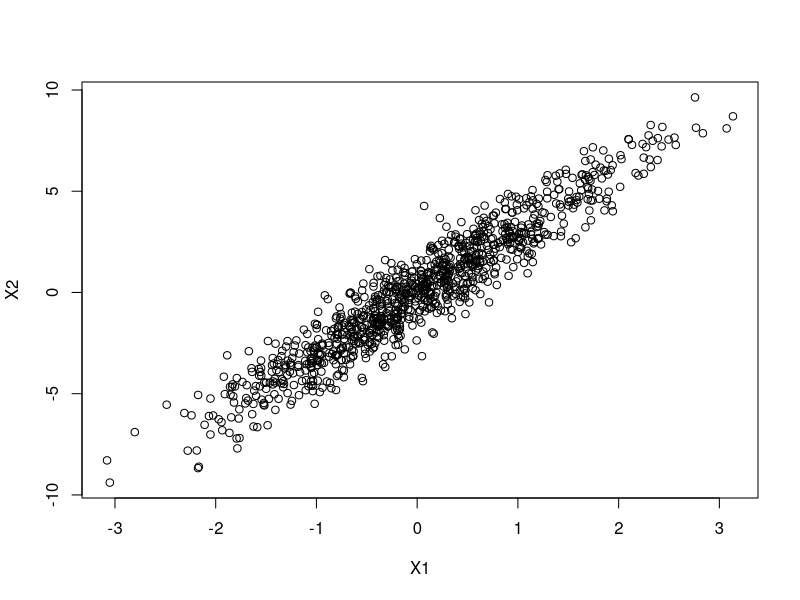

Here is the R script that generated this plot:
## ---- chunk 1
set.seed(0)

rows = 6000
cols = 201

data = rnorm(rows*cols)
mat = matrix(data,nrow = rows)
df = data.frame(mat)
## ---- chunk 2
model = summary(lm(X1 ~ . , data = df))

sum(model$coefficients[,4]<0.05)

## ---- chunk 3
X1 = rnorm(1000)
X2 = 3*X1 + rnorm(1000)
Y = X1 + X2 + 2 + rnorm(1000)
dat = data.frame(X1,X2,Y)
## ---- chunk 4
plot(X1,X2)
## ---- chunk 5
summary(lm(Y ~ X1,data = dat))
## ---- chunk 6
summary(lm(Y ~ X2,data = dat))
## ---- chunk 7
set.seed(3)

X1 = rnorm(10)
X2 = 3*X1 + rnorm(10)
Y = X1 + X2 + 2 + rnorm(10)
dat = data.frame(X1,X2,Y)

summary(lm(Y ~ X1,data = dat))
summary(lm(Y ~ X2,data = dat))
## ---- chunk 8
summary(lm(Y ~ .,data = dat))
